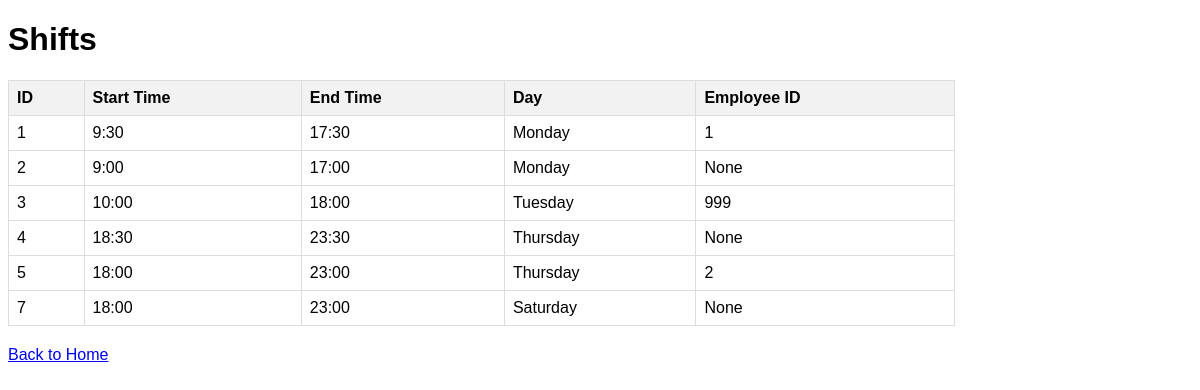
Page /shifts_ui on the earlier database version.
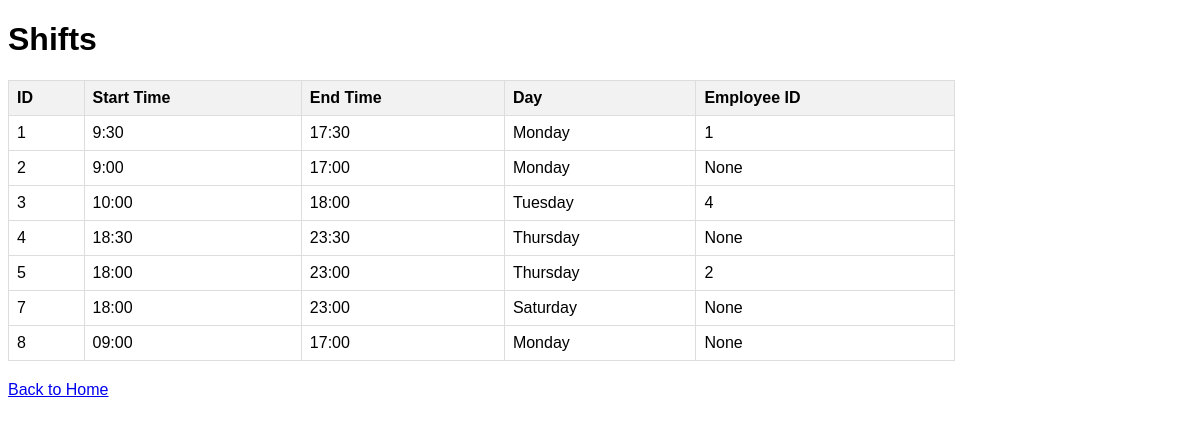
Same page on the later database version.
### backend/models/models.py (models this page shows, shortened)
class Shift(db.Model):
    id = db.Column(db.Integer, primary_key=True)
    start_time = db.Column(db.String(10), nullable=False)
    end_time = db.Column(db.String(10), nullable=False)
    day = db.Column(db.String(20), nullable=False)
    employee_id = db.Column(db.Integer, db.ForeignKey('employee.id'), nullable=True)

### backend/app.py (the view)
@app.route('/shifts_ui')
def list_shifts_ui():
    shifts = get_shifts_data()  # Use a helper function to get shift data
    return render_template('shifts.html', shifts=shifts)

### backend/app.py (called while the page is built)
def get_shifts_data():
    all_shifts = db.session.query(Shift).all()
    return shifts_schema.dump(all_shifts)

### backend/templates/shifts.html (shortened to what this page needs)
<!DOCTYPE html>
<html lang="en">
<head>
</head>
<body>
    <h1>Shifts</h1>
    {% if shifts %}
    <table>
        <thead>
            <tr>
                <th>ID</th>
                <th>Start Time</th>
                <th>End Time</th>
                <th>Day</th>
                <th>Employee ID</th>
            </tr>
        </thead>
        <tbody>
            {% for shift in shifts %}
            <tr>
                <td>{{ shift.id }}</td>
                <td>{{ shift.start_time }}</td>
                <td>{{ shift.end_time }}</td>
                <td>{{ shift.day }}</td>
                <td>{{ shift.employee_id }}</td>
            </tr>
            {% endfor %}
        </tbody>
    </table>
    {% else %}
        <p>No shifts found.</p>
    {% endif %}
    <p><a href="{{ url_for('index') }}">Back to Home</a></p>
</body>
</html>

### backend/templates/shifts.html (style rules this page uses)
body { font-family: sans-serif; }
table { border-collapse: collapse; width: 80%; margin: 20px 0; }
th, td { border: 1px solid #ddd; padding: 8px; text-align: left; }
th { background-color: #f2f2f2; }

Differences in the rows shown:
changed Shift "Tuesday": employee_id "999" → "4"
added Shift: id "8", start_time "09:00", end_time "17:00", day "Monday", employee_id "None"
